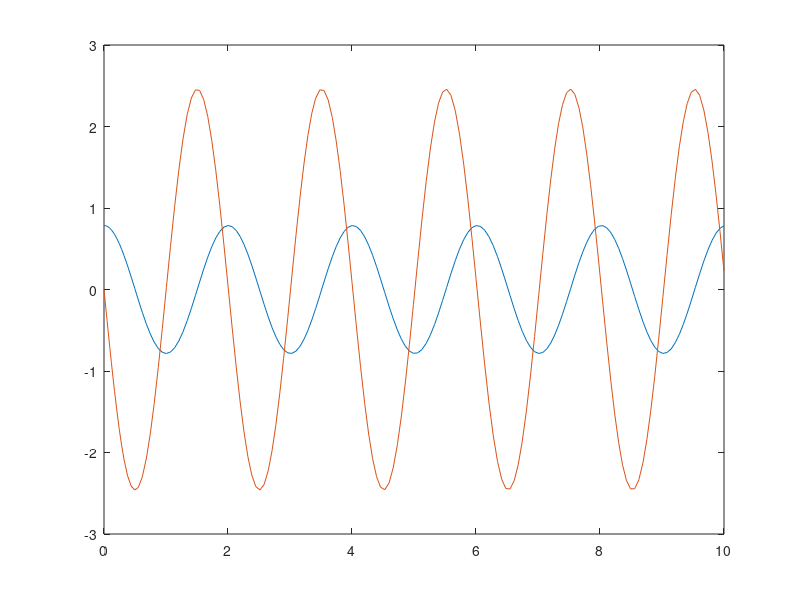

The MATLAB source for this figure:
clear; clc; close all;

% Description: Solve an ODE describing a pendulum problem.

g = 9.81; % [m/s^2]
L = 1; % [m]

odefun = @(t,theta) [theta(2); -g/L*theta(1)];

[t,theta] = ode45(odefun,[0 10],[pi/4 0]);

plot(t,theta(:,1))
hold on
plot(t,theta(:,2))